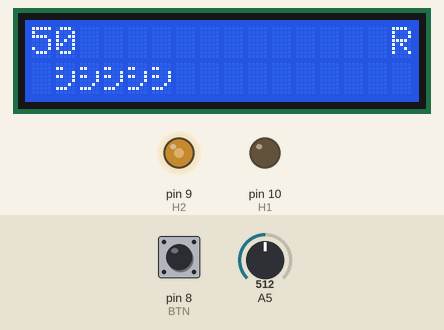
Recording of a sketch running on a simulated Arduino Uno, built with avr-gcc and run on an emulated ATmega328P. On the bench: 16×2 character LCD, output pins drawn as LEDs (lit = HIGH). The test bench sets the inputs (shaded band); at power-on: A5 = 512, pin 8 (BTN) LOW. What the sketch prints to the serial monitor is not drawn.

Above: at 3.7 s.
3.8 s: A5 set to 1023
At 4.9 s:
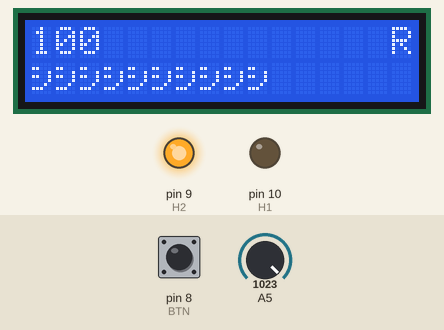
6.0 s: A5 set to 122
At 7.3 s:
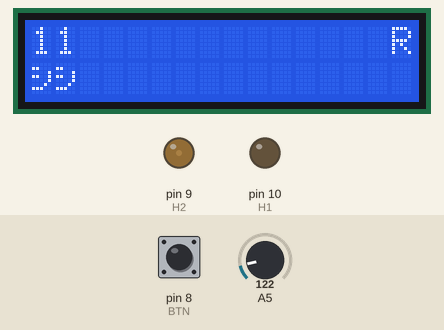
7.7 s: pin 8 (BTN) pulled HIGH for 0.65 s
At 8.4 s:
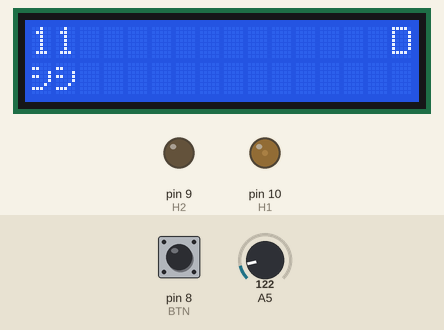
10.0 s: A5 set to 0
At 11.5 s:
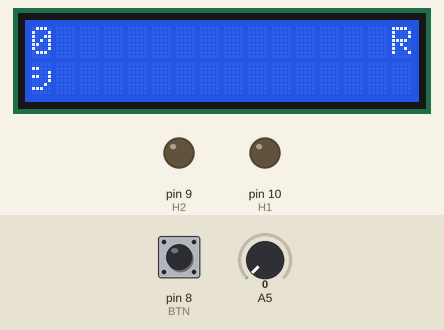
12.0 s: pin 8 (BTN) pulled HIGH for 1 s
At 12.9 s:
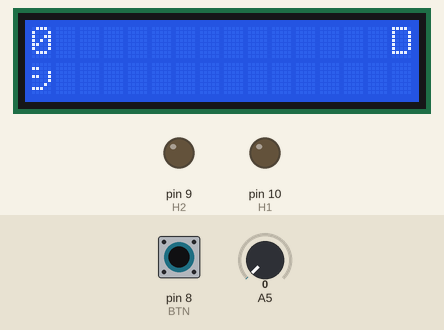
14.6 s: A5 set to 716
At 15.7 s:
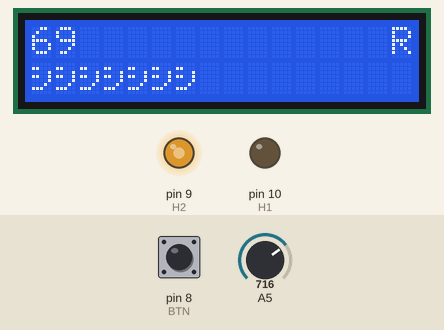
Timing chart, 0 to 17.3 s (numbered marks = the images above; inputs shaded):
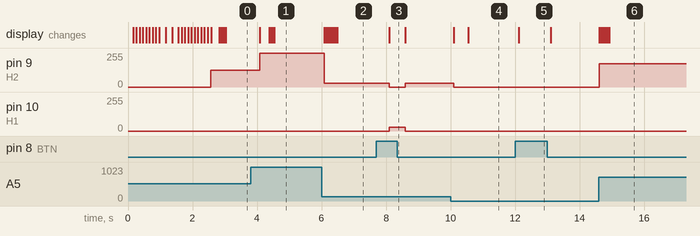

The sketch:

cp2.ino
```cpp
#include <LiquidCrystal.h>
// C++ code
#define H1 10
#define H2 9
#define RS 2
#define EN 3
#define BTN 8
#define UPDATE_TIME 500 //ms
#define SPEED A5
/*------------------------------------------------------------------------*/
typedef enum{
  DRIVE_POSITION_FORWARD,
  DRIVE_POSITION_BACKWARD,
  DRIVE_POSITION_UNKNOWN
} drive_position_t;

/*------------------------------------------------------------------------*/
/**
 * @brief Exibe no display uma mensagem de boas vindas ao usuário com duração
 * minima de 2segundos
 *
 */
static void welcome(void);
/*------------------------------------------------------------------------*/
/**
 * @brief Atualiza no display a posição do "cambio"
 * Essa função só deve enviar comandos ao display
 * quando houver alterações a serem exibidas
 * A posição do câmbio deve ser mostrada na última coluna da primeira linha
 * Exibe D (drive) para posição "forward" (andando para frente)
 * Exibe o valor R (reverse) para posição "bakward" (ré)
 *
 * @param pos posição selecionado pela chave seletora
 */
static void updateDisplayDrivePosition(drive_position_t pos);
/*------------------------------------------------------------------------*/
/**
 * @brief Atualiza o valor de "velocidade" no display
 * A velocidade deve ter seu valor numérico exibido na primeira linha do display
 * Na segunda linha deve haver uma "animação" mostrando a
 * aceleração ou desaceleração da velocidade.
 *
 * @param speed valor de velociadde selecionado no potenciometro
 */
static void updateDisplayMotorSpeed(uint8_t speed);
/*------------------------------------------------------------------------*/
/**
 * @brief Atualiza o acionamento do motor de acordo com a posição
 * e a velocidade selecionado pelo usuário
 *
 * @param speed valor de velocidade de 0 a 100 selecionado (o mesmo que é exibidp)
 * @param pos posição selecionada pela chave seletora do câmbio
 * @param f_pin pino da ponte H com direção "para frente"
 * @param b_pin pino da ponte H com direção "para trás"
 */
static void controlMotor(uint8_t speed, drive_position_t pos, uint8_t f_pin, uint8_t b_pin);
/*------------------------------------------------------------------------*/
/**
 * @brief Lê o valor do câmbio no pino indicado
 *
 * @param digitalPin pino para leitura
 * @return drive_position_t Valor lido
 */
static drive_position_t readSelectedPosition(uint8_t digitalPin);
/*------------------------------------------------------------------------*/
/**
 * @brief Lê o valor de velocidade do potênciometo
 *
 * @param analogPin pino para leitura do canal AD
 * @return uint8_t valor convertido na faixa de 0-100
 */
static uint8_t readSpeed(uint8_t analogPin);
/*-----------------------------------------------------------------------*/

// Inicializa o objeto lcd (isso é código C++)
LiquidCrystal lcd(RS, EN, 4, 5, 6, 7);
/*------------------------------------------------------------------------*/
void setup()
{
  Serial.begin(9600);

  pinMode(H1, OUTPUT);
  pinMode(H2, OUTPUT);
  pinMode(BTN, INPUT);

  // Começa com o motor desligado
  digitalWrite(H1, LOW);
  digitalWrite(H2, LOW);

  // Inicializa o display informando as dimensões
  lcd.begin(16,2);

  welcome();
}

void loop()
{
  drive_position_t selectedPosition;
  uint8_t selectedSpeed;
  while(true){
    selectedPosition = readSelectedPosition(BTN);
    selectedSpeed = readSpeed(SPEED);

    controlMotor(selectedSpeed, selectedPosition, H1, H2);
    updateDisplayDrivePosition(selectedPosition);
    updateDisplayMotorSpeed(selectedSpeed);

    Serial.print("Pos : ");
    Serial.print(selectedPosition);
    Serial.print("| Speed: ");
    Serial.println(selectedSpeed);

    delay(UPDATE_TIME);
  }
}

/*------------------------------------------------------------------------*/
static void welcome(void)
{
    uint8_t j;
    const char welcome[] = "Checkpoint 2";
  // Mensagem de boas vindas
    lcd.setCursor(2,0);
    for(j = 0; j <= 11; j++)
    {
        lcd.print(welcome[j]);
        delay(100);
    }
    lcd.rightToLeft();
    for(j = 0; j <= 12; j++)
    {
      lcd.print(" ");
      delay(100);
    }

    lcd.leftToRight();
    lcd.clear();
}
/*------------------------------------------------------------------------*/
static drive_position_t readSelectedPosition(uint8_t digitalPin)
{
  uint8_t btnValue;
  btnValue = digitalRead(digitalPin);
  if(btnValue)
    return DRIVE_POSITION_FORWARD;
  else
    return DRIVE_POSITION_BACKWARD;
}
/*------------------------------------------------------------------------*/
static uint8_t readSpeed(uint8_t analogPin)
{
  uint16_t potValue;

  potValue = analogRead(analogPin);
  return map (potValue, 0, 1023, 0, 100);
}

/*------------------------------------------------------------------------*/
static void updateDisplayDrivePosition(drive_position_t pos)
{
  static drive_position_t p_old = DRIVE_POSITION_UNKNOWN;
  if(pos == p_old)
  {
    return;
  }
  p_old = pos;
  lcd.setCursor(15,0);
  switch(pos)
  {
    case DRIVE_POSITION_FORWARD:
      lcd.write("D");
      break;
    case DRIVE_POSITION_BACKWARD:
      lcd.write("R");
      break;
    default:
      lcd.write("E");
      break;
  }

}
/*------------------------------------------------------------------------*/
static void updateDisplayMotorSpeed(uint8_t speed)
{
  static uint8_t s_old = 255;
  uint8_t j;
  //const char special = 0b11111001;
    const char special = 0xBC;
  if(s_old == speed){
      return;
  }

  lcd.home();

  // Clear old value on display
  for(j = 0; j < 3; j++)
  {
    lcd.write(" ");
  }

  // Prints new speed
  lcd.home();
  lcd.print(speed);

  // Prints acceleration effect
  if(speed > s_old){
    lcd.setCursor(0,1);
    for(j = 0; j < 10; j++){
      if((j)*10 <= speed){
        lcd.write(special);
      }else
      {
        lcd.write(" ");
      }
      delay(50);
    }
  }
  // De acceleartion effect
  else if(speed < s_old){
    for(j = 10; j > 0; j--){
        lcd.setCursor(j,1);
       if((j)*10 <= speed){
        lcd.write(special);
      }else
      {
        lcd.write(" ");
      }
      delay(50);
    }
  }

   s_old = speed;
}
/*------------------------------------------------------------------------*/
static void controlMotor(uint8_t speed, drive_position_t pos, uint8_t f_pin, uint8_t b_pin)
{
  static drive_position_t p_old = DRIVE_POSITION_UNKNOWN;
  static uint8_t s_old = 0;
  uint8_t pwmSpeed;

  if(pos == p_old && speed == s_old){
    return;
  }
  p_old = pos;
  s_old = speed;
  pwmSpeed = map(speed, 0, 100, 0, 255);
  if(pos == DRIVE_POSITION_FORWARD)
  {
    digitalWrite(b_pin, LOW);
    analogWrite(f_pin, pwmSpeed);
  }else if(pos == DRIVE_POSITION_BACKWARD)
  {
    digitalWrite(f_pin, LOW);
    analogWrite(b_pin, pwmSpeed);
  }else{
    digitalWrite(b_pin, LOW);
    digitalWrite(f_pin, LOW);
  }

}
```

Measured:
- after the input at 3.8 s, pin 9 (H2): 127/255 → 255/255 after 0.28 s; the display: first changes after 0.28 s (image 1 shows a later state)
- after the input at 6.0 s, pin 9 (H2): 255/255 → 28/255 after 0.09 s; the display: first changes after 0.09 s (image 2 shows a later state)
- after the input at 7.7 s, pin 9 (H2): 28/255 → 0/255 after 0.40 s, → 28/255 0.50 s later; pin 10 (H1): 0/255 → 28/255 after 0.40 s, → 0/255 0.50 s later; the display: changes after 0.40 s (image 3)
- after the input at 10.0 s, pin 9 (H2): 28/255 → 0/255 after 0.10 s; the display: first changes after 0.10 s (image 4 shows a later state)
- after the input at 12.0 s, the display: changes after 0.11 s (image 5)
- after the input at 14.6 s, pin 9 (H2): 0/255 → 175/255 at once; the display: first changes at once (image 6 shows a later state)
